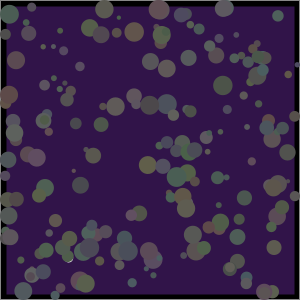
Frame 1 (no input)
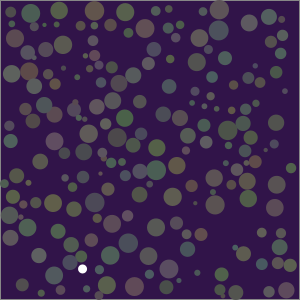
Frame 60 (the mouse pressed at the canvas centre just before this capture)
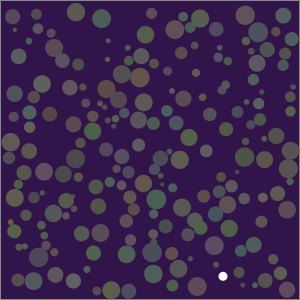
Frame 120 (the mouse held since frame 60 and released just before this capture)

The Processing sketch that drew these frames (run headless with seeded random() and noise(); from frame 60 on, the mouse is pressed at the canvas centre):

// Processing sketch: randomCollider
// ── randomCollider.pde


ArrayList <Mover> bouncers;
 
ArrayList <PVector> path = new ArrayList<PVector>();
ArrayList <PVector> path2 = new ArrayList<PVector>();
 
int i = 0; 
color bgcolor;

color moltitude = color(80,80,80);
int focus=0;
 
void setup() {  // this is run once.   
    bgcolor=lerpColor(color(0,0,0),color(random(255),random(255),random(255)),0.3);
    // set the background color
    background(bgcolor);
    
    // canvas size (Variable aren't evaluated. Integers only, please.)
    size(300, 300); 
      
    // smooth edges
    smooth();
    
    // limit the number of frames per second
    frameRate(30);
    
    // set the width of the line. 
    strokeWeight(12);
    
     bouncers = new ArrayList();
 
  for (int i = 0; i < 200; i++)
  {
    Mover m = new Mover();
    bouncers.add (m);
  }
   bouncers.get(focus).c=color(255,255,255); 
} 
 
void draw() {  // this is run repeatedly.  
 
//background(bgcolor);
fill(bgcolor);
rect(0,0,width,height);
 
stroke(135);
strokeWeight(1);
line(0,0,0,height);
line(0,0,width,0);
line(0,height-1,width,height-1);
line(width-1,0,width-1,height);
 
 int i = 0;
  while (i < bouncers.size () )
  {
    Mover m = bouncers.get(i);
    m.update();
    m.interact(bouncers);
    
 
    i = i + 1;
  }
  
  PVector node = new PVector();
  node.x=bouncers.get(focus).location.x;
  node.y=bouncers.get(focus).location.y;
  path.add(node);
  
  i=0;
  int s=0;
  s=path.size();
  path2.clear();
  
 int  maxSize=10000;
  while (i<s){
      /*
      noStroke();
      fill(255,255,255,10);
      ellipse(path.get(i).x,path.get(i).y,10,10);
      */
      colorMode(HSB);
      //strokeWeight(2);
      stroke((255*(1-i/s)+100)%255,255*sqrt(1-i/s),255,255*sqrt(i/s));
      colorMode(RGB);
      if(i>1){
          line(path.get(i).x,path.get(i).y,path.get(i-1).x,path.get(i-1).y);
          }
      i=i+1;
      }
      
  if(s==maxSize){
    path.remove(0);    
  }
  
}
 
class Mover
{
  PVector direction;
  PVector location;
 
  float speed;
  float SPEED;
 
  float ellipseSize;
  
  color c;
 
 
  Mover () // Konstruktor = setup der Mover Klasse
  {
    setRandomValues();
  }
 
  Mover (float x, float y) // Konstruktor = setup der Mover Klasse
  {
    setRandomValues ();
  }
 
  // SET ---------------------------
 
  void setRandomValues ()
  {
    location = new PVector (random (width), random (height));
    ellipseSize = random (4, 20);
 
    float angle = random (TWO_PI);
    direction = new PVector (cos (angle), sin (angle));
 
    speed = random (1, 4);
    SPEED = speed;
    
    c=lerpColor(moltitude,color(random(255),random(255),random(255)),0.1);
 
  }
 
 
  // GENEREL ------------------------------
 
 
  void update ()
  {
    {
      // speed = SPEED * 0.7;
      move();
      checkEdgesAndBounce();
    }
    disp();
  }
 
  void checkEdgesAndBounce ()
  {
    float radius = ellipseSize / 2;
 
    if (location.x < radius )
    {
      location.x = radius ;
      direction.x = direction.x * -1;
    }
    else if (location.x > width-radius )
    {
      location.x = width-radius ;
      direction.x *= -1;
    }
 
    if (location.y < radius )
    {
      location.y = radius ;
      direction.y *= -1;
    }
    else if (location.y > height-radius )
    {
      location.y = height-radius ;
      direction.y *= -1;
    }
  }
 
 
  // MOVE -----------------------------------------
 
  void move ()
  {
 
    PVector velocity = direction.get();
    velocity.mult (speed);
    location.add (velocity);
  }
 
  // DISPLAY ---------------------------------------------------------------
 
  void disp ()
  {
  noStroke();
    fill (c);
    ellipse (location.x, location.y, ellipseSize, ellipseSize);
  }
 
 
void interact (ArrayList <Mover> boids)
  {
 
    PVector other;
    float otherSize ;
    
    PVector d1 = direction.get();
    float speed1=speed;
    PVector v1 = PVector.mult (d1,speed1);
    
 
    for (int i = 0; i < boids.size(); i++)
    {
      other = boids.get(i).location;
      otherSize = boids.get(i).ellipseSize;
      
      if(location!=other){
      
      PVector d2 = boids.get(i).direction;
      float speed2=boids.get(i).speed;
      PVector v2 = PVector.mult (d2,speed2);
      
 
      float distance = PVector.dist(other, location);
      
      
      
      if (distance < 0.5*(ellipseSize+otherSize)) {
          //color a=lerpColor(c,boids.get(i).c,0.5);
          
          //c=color(distance,distance,distance);
          PVector Connection=PVector.sub(other,location);
          Connection.normalize();
          PVector scarto= new PVector();
          scarto.x=Connection.x;
          scarto.y=Connection.y;
          scarto.mult(0.5*(ellipseSize+otherSize)-distance);
          location.sub(scarto);
          float v1pm=PVector.dot(v1,Connection);
          float v2pm=PVector.dot(v2,Connection);
          PVector v1p=PVector.mult(Connection,v1pm);
          PVector v2p=PVector.mult(Connection, v2pm);
          PVector Deltav=PVector.sub(v1p,v2p);
          v1.sub(Deltav);
          v2.add(Deltav);
          speed=min(v1.mag(),10);
          speed2=v2.mag();
          d1.set(v1);
          d1.normalize();
          d2.set(v2);
          d2.normalize();   
          direction.x=d1.x;
          direction.y=d1.y;
          boids.get(i).direction.x=d2.x;
          boids.get(i).direction.y=d2.y;   
          boids.get(i).speed=min(speed2,10);   
          }
          }
      
      }
    }
 
 
}
 
 
void mouseClicked(){
  bgcolor=lerpColor(color(0,0,0),color(random(255),random(255),random(255)),0.3);
  color rcolor; 
  int s=bouncers.size();
  for (int i = 0; i < s; i++)
  {
    rcolor=color(random(255),random(255),random(255));  
    bouncers.get(i).c=lerpColor(moltitude,rcolor,0.1);
  }
 
  
  focus=(focus+1) % s;
  bouncers.get(focus).c=color(255,255,255);
  
  path.clear();
 
    }
    
